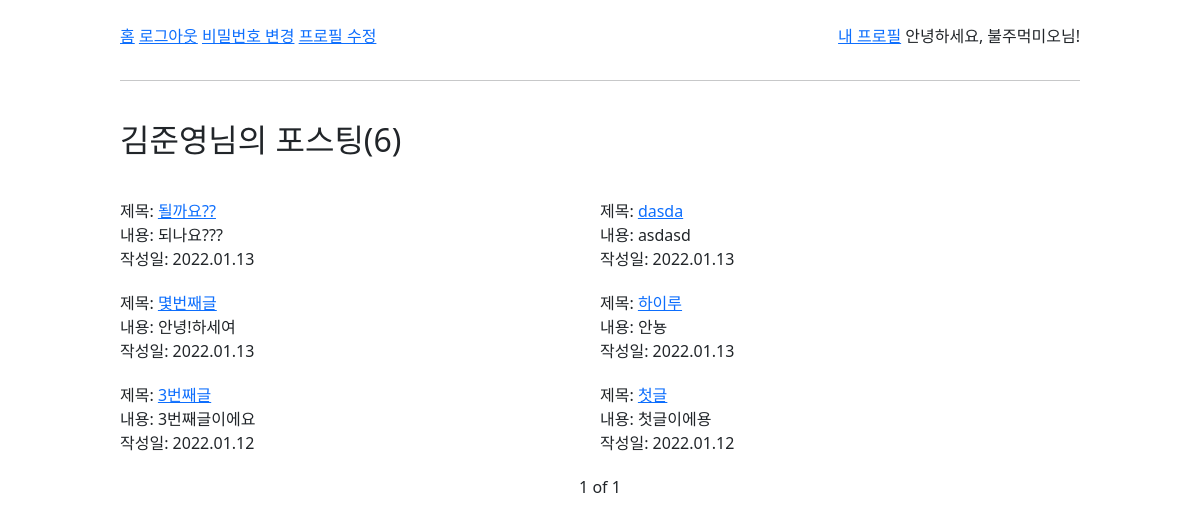
The app's page /profile/1/posts/, older data.
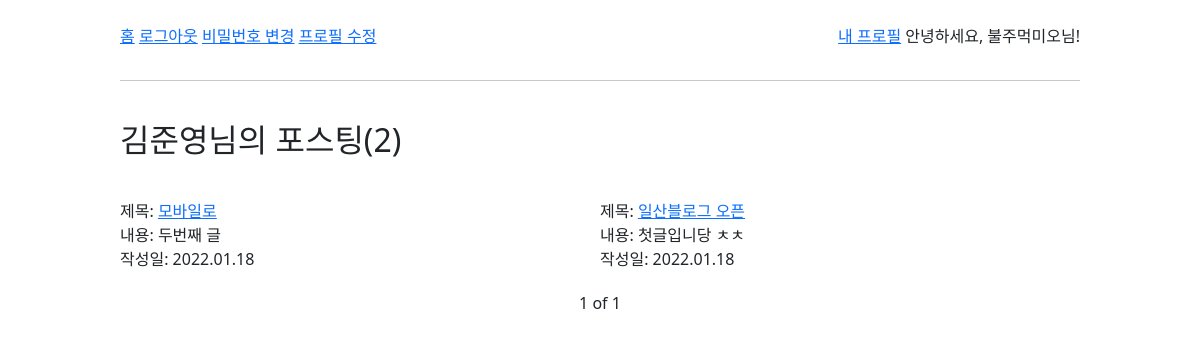
The same page, newer data.
### blog/models.py (models this page shows, shortened)
class Post(models.Model):
    title = models.CharField(max_length=50, unique=True, error_messages={'unique':'이미 있는 제목입니다'})
    content = models.TextField(validators=[MinLengthValidator(2, '2글자 이상 적어줘잉'), validate_symbols])
    place = models.CharField(max_length=50)
    MEMBER_CHOICES = [
        (1, "혼자"),
        (2, "둘이"),
        (3, "셋이"),
        (4, "넷"),
        (5, "다섯"),
        (6, "여섯"),
        (7, "일곱"),
        (8, "여덟"),
    ]
    member = models.IntegerField(choices=MEMBER_CHOICES, default=None)
    image1 = models.ImageField(blank=True, upload_to='pics')
    image2 = models.ImageField(blank=True, upload_to='pics')
    image3 = models.ImageField(blank=True, upload_to='pics')
    dt_created = models.DateTimeField(auto_now_add=True, verbose_name="Date Created")
    dt_modified = models.DateTimeField(auto_now=True, verbose_name="Date Modified")
    user = models.ForeignKey('blog.User', on_delete=models.CASCADE)

### blog/views.py (the view)
# urls.py: path('profile/<int:user_id>/posts/', views.user_posts, name='user_posts'),
def user_posts(request, user_id):
    user = get_object_or_404(User, id=user_id)
    posts = user.post_set.all().order_by('-dt_created')
    paginator = Paginator(posts, 8)
    curr_page_number = request.GET.get('page')
    if curr_page_number is None:
        curr_page_number = 1
    page = paginator.page(curr_page_number)
    return render(request, 'blog/profile_posts.html', {'user':user, 'page':page, 'paginator':paginator})

### blog/templates/blog/profile_posts.html (shortened to what this page needs)
{% extends './navbar.html' %}
{% load static %}
{% block css %}
    <link rel='stylesheet' href="{% static 'blog/css/base.css' %}?after">
    <link rel='stylesheet' href="{% static 'blog/css/post_list.css' %}">
{% endblock css %}
{% block post_container %}
<h2 style='margin-top:40px; margin-bottom:40px;'>
    {{user.name}}님의 포스팅({{paginator.count}})
</h2>
<div class='article'>
    {% for post in page.object_list %}
    <div class='article_content'>
    <div class='title'> 제목: <a href="{% url 'post-detail' post.id %}">{{ post.title }}</a></div>
    <div class='content'> 내용: {{ post.content }} </div>
    <div class='dt_created'> 작성일: {{ post.dt_created | date:"Y.m.d" }} </div>
    </div>
    {% endfor %}
</div>
<div class='paginator'>
    <p>{{page.number}} of {{page.paginator.num_pages}}</p>
</div>
{% endblock post_container %}

Row changes from the older to the newer data that the page shows:
removed Post: title "될까요??", content "되나요???", dt_created "2022.01.13"
removed Post: title "dasda", content "asdasd", dt_created "2022.01.13"
removed Post: title "몇번째글", content "안녕!하세여", dt_created "2022.01.13"
removed Post: title "하이루", content "안뇽", dt_created "2022.01.13"
removed Post: title "3번째글", content "3번째글이에요", dt_created "2022.01.12"
removed Post: title "첫글", content "첫글이에용", dt_created "2022.01.12"
now on this page (row edited): Post: title "모바일로", content "두번째 글", dt_created "2022.01.18"
added Post: title "일산블로그 오픈", content "첫글입니당 ㅊㅊ", dt_created "2022.01.18"
Text that changed along with them:
{{ paginator.count }}: "6" → "2"
